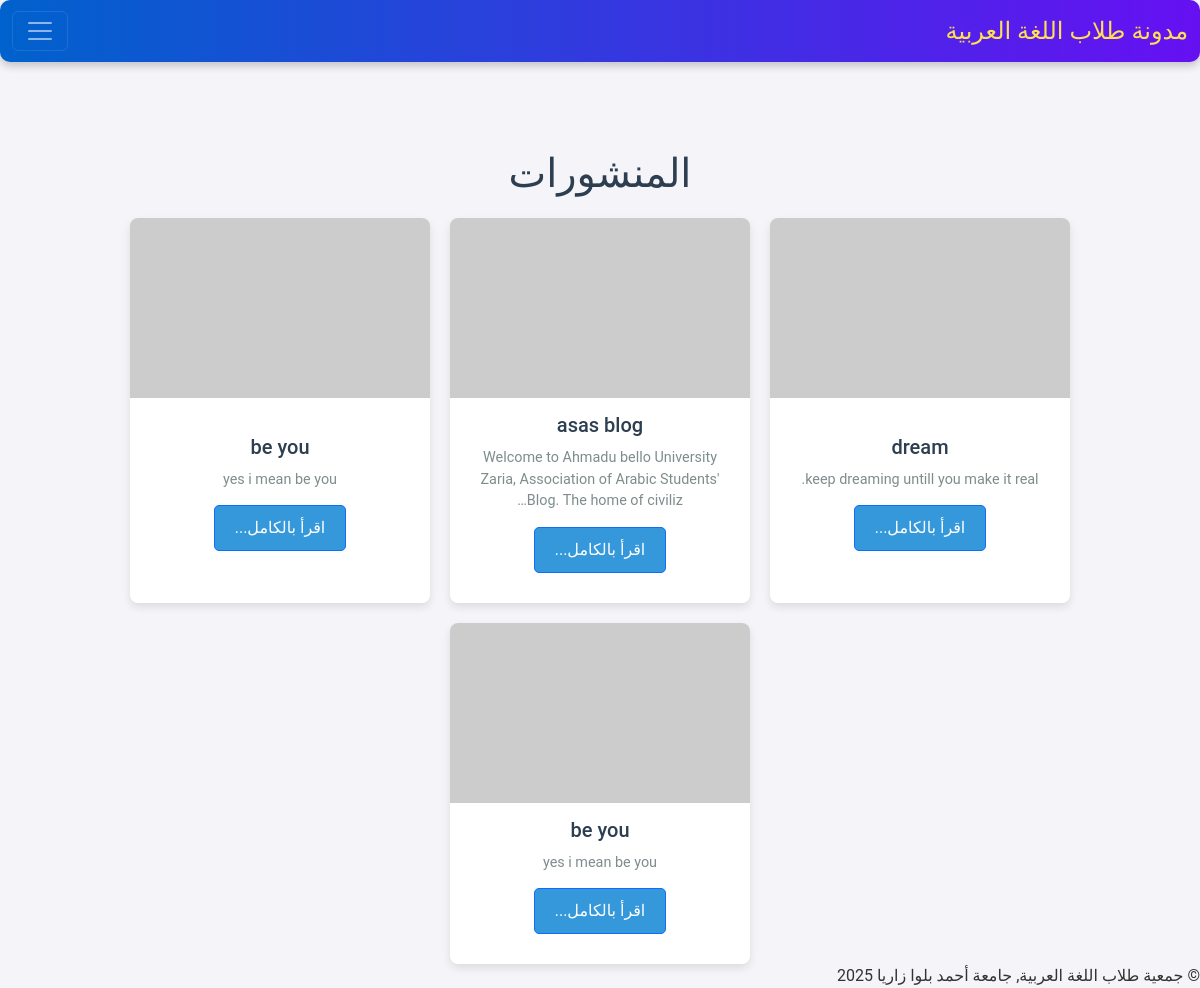
The page / on the database its author committed.
### post/models.py (models this page shows, shortened)
class Post(models.Model):
    title = models.CharField(max_length=200)
    body = models.TextField()
    created_by = models.ForeignKey(User, on_delete=models.CASCADE)
    timestamp = models.DateTimeField(auto_now_add=True)
    is_published = models.BooleanField(default=True)
    image = models.ImageField(null=True, blank=True, upload_to="images/")

### post/views.py (the view)
# urls.py: path('', views.index, name='index'),  # The root URL now points to index view
@csrf_protect
def index(request):
    activate('ar')
    if request.user.is_authenticated:
        return redirect ('post:all_created_posts')
    posts = Post.objects.all()  # You can modify this to show only certain posts if needed
    context = {'posts': posts}
    return render(request, 'post/index.html', context)

### template/post/index.html (shortened to what this page needs)
{% extends "post/base.html" %}
{% block content %}
<h2>المنشورات</h2>
<div class="post-list">
    {% for post in posts %}
    <div class="card-group">
        {% with post.files.first as first_file %}
            {% if first_file and first_file.file.url|lower|slice:"-4:" in ".jpg,.png,.jpeg,.gif" %}
                <img src="{{ first_file.file.url }}" class="card-img-top" alt="Post Image">
            {% else %}
                <img src="https://via.placeholder.com/300x180" class="card-img-top" alt="Default Image">
            {% endif %}
        {% endwith %}
        <div class="card-body">
            <h5 class="card-title">{{ post.title }}</h5>
            <p class="card-text">{{ post.body|truncatechars:100 }}</p>
            <a href="{% url 'post:post_details' post.id %}" class="btn btn-primary">اقرأ بالكامل...</a>
        </div>
    </div>
    {% empty %}
    <p>لا توجد منشورات متاحة</p>
    {% endfor %}
</div>
{% endblock content %}

### template/post/base.html (shortened to what this page needs)
{% load i18n %}
{% load static %}
<!DOCTYPE html>
<html lang="ar" dir="rtl">
<head>
  <link href="https://cdn.jsdelivr.net/npm/bootstrap@5.3.0-alpha1/dist/css/bootstrap.rtl.min.css" rel="stylesheet">
</head>
<body>
  <nav class="navbar navbar-dark bg-dark fixed-top">
    <div class="container-fluid">
      <a class="navbar-brand" href="#">مدونة طلاب اللغة العربية</a>
      <button class="navbar-toggler" type="button" data-bs-toggle="offcanvas" data-bs-target="#offcanvasDarkNavbar" aria-controls="offcanvasDarkNavbar">
        <span class="navbar-toggler-icon"></span>
      </button>
    </div>
  </nav>
</body>
</html>
<body>
  <div class="content">
    {% block content %}{% endblock %}
  </div>
</body>
<div>
    <footer>
     &copy; جمعية طلاب اللغة العربية, جامعة أحمد بلوا زاريا 2025
    </footer>
 </div>

### template/post/base.html (style rules this page uses)
body { font-family: 'Amiri', serif; }
.navbar-dark { background: linear-gradient(90deg, #0062cc, #6610f2); border-radius: 10px; box-shadow: 0 4px 8px rgba(0, 0, 0, 0.2); }
.navbar-dark .navbar-brand { font-size: 1.5rem; color: #ffdd57; }

### template/post/index.html (style rules this page uses)
body { font-family: 'Roboto', Arial, sans-serif; background-color: #f4f4f9; margin: 0; padding: 0; color: #333; margin-top: 150px; }
h2 { text-align: center; font-size: 2.5rem; color: #2c3e50; margin: 20px 0; }
.post-list { display: flex; flex-wrap: wrap; justify-content: center; padding: 0; gap: 20px; }
.card-group { background-color: #fff; border-radius: 8px; box-shadow: 0 4px 8px rgba(0, 0, 0, 0.1); width: 300px; text-align: center; transition: transform 0.3s ease, box-shadow 0.3s ease; padding-bottom: 15px; }
.card-img-top { width: 100%; height: 180px; object-fit: cover; border-top-left-radius: 8px; border-top-right-radius: 8px; }
.card-body { padding: 15px; }
.card-title { font-size: 1.25rem; color: #2c3e50; margin-bottom: 10px; }
.card-text { font-size: 0.9rem; color: #7f8c8d; margin-bottom: 15px; }
.btn-primary { display: inline-block; text-decoration: none; color: #fff; background-color: #3498db; padding: 10px 20px; border-radius: 5px; transition: background-color 0.3s ease, box-shadow 0.3s ease; }

### rows shown on the page
Post: title "dream", body "keep dreaming untill you make it real."
Post: title "asas blog", body "Welcome to Ahmadu bello University Zaria, Association of Arabic Students' Blog. The home of civiliz…"
Post: title "be you", body "yes i mean be you"
Post: title "be you", body "yes i mean be you"
